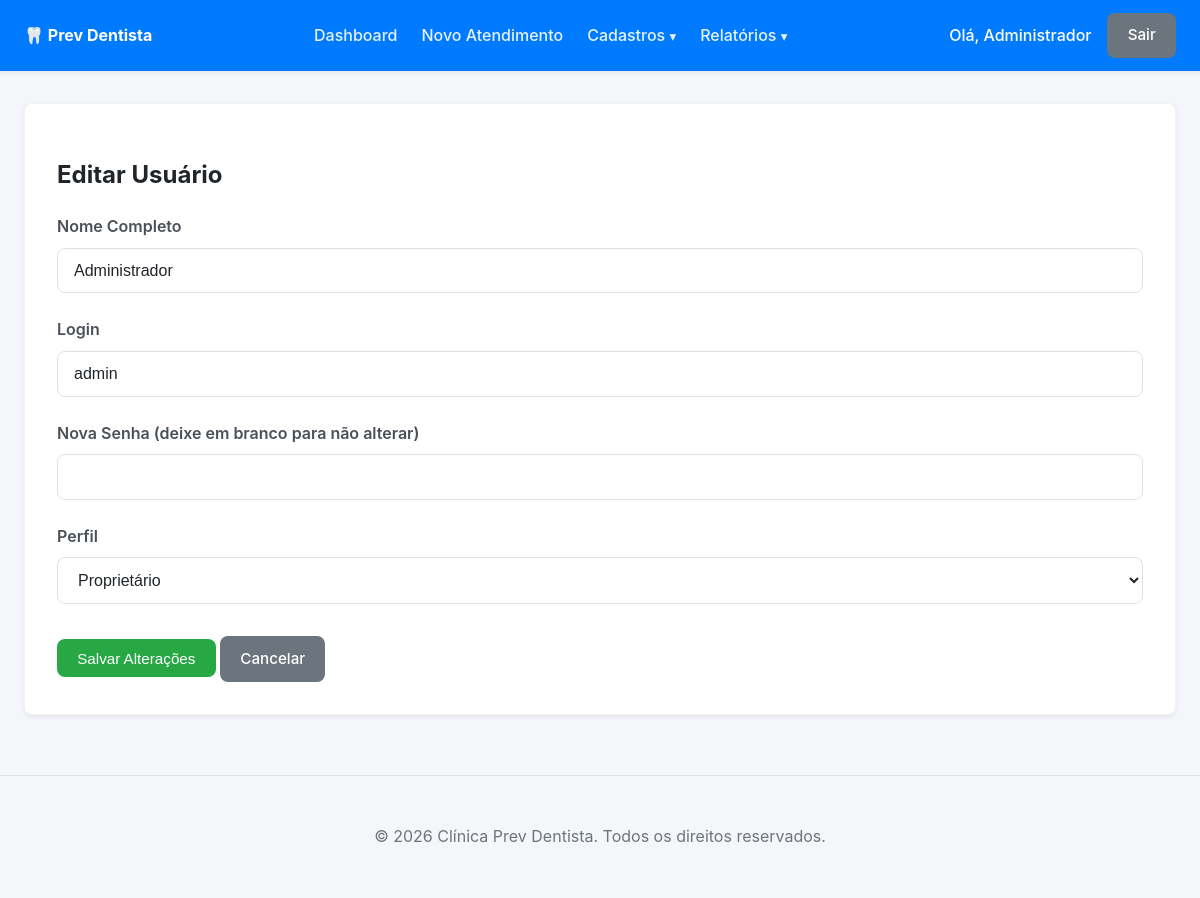
Screenshot of /editar_usuario.php?id=1 (signed in) with the database file from the repository.
### tables this page shows
CREATE TABLE IF NOT EXISTS `usuarios` (
  `id` int NOT NULL AUTO_INCREMENT,
  `nome` varchar(100) NOT NULL,
  `login` varchar(50) NOT NULL,
  `senha` varchar(255) NOT NULL,
  `perfil` enum('proprietario','recepcionista','dentista') NOT NULL,
  `criado_em` timestamp NULL DEFAULT CURRENT_TIMESTAMP,
  PRIMARY KEY (`id`),
  UNIQUE KEY `login` (`login`)
);

### editar_usuario.php (the view, shortened to what this page needs)
<?php
require_once 'config/database.php';
require_once 'views/header.php';
$user_id = $_GET['id'];
try {
    $stmt = $pdo->prepare("SELECT id, nome, login, perfil FROM usuarios WHERE id = ?");
    $stmt->execute([$user_id]);
    $usuario = $stmt->fetch();
} catch (Exception $e) {
    echo "<p class='error'>Erro ao buscar usuário: " . $e->getMessage() . "</p>";
    require_once 'views/footer.php';
    exit;
}
?>
<div class="card">
    <h2>Editar Usuário</h2>
    <form action="<?= BASE_URL ?>actions/salvar_usuario.php" method="POST" style="margin-top: 1rem;">
        <div class="form-group">
            <label for="nome">Nome Completo</label>
            <input type="text" name="nome" id="nome" value="<?= htmlspecialchars($usuario['nome']) ?>" required>
        </div>
        <div class="form-group">
            <label for="login">Login</label>
            <input type="text" name="login" id="login" value="<?= htmlspecialchars($usuario['login']) ?>" required>
        </div>
        <div class="form-group">
            <label for="senha">Nova Senha (deixe em branco para não alterar)</label>
            <input type="password" name="senha" id="senha">
        </div>
        <div class="form-group">
            <label for="perfil">Perfil</label>
            <select name="perfil" id="perfil" required>
                <option value="proprietario" <?= $usuario['perfil'] === 'proprietario' ? 'selected' : '' ?>>Proprietário</option>
            </select>
        </div>
        <div style="margin-top: 2rem;">
            <button type="submit" class="btn btn-success">Salvar Alterações</button>
            <a href="usuarios.php" class="btn btn-secondary">Cancelar</a>
        </div>
    </form>
</div>
<?php require_once 'views/footer.php'; ?>

### assets/css/style.css (style rules this page uses)
:root { --primary-color: #007bff; --primary-dark: #0056b3; --secondary-color: #6c757d; --success-color: #28a745; --danger-color: #dc3545; --warning-color: #ffc107; --info-color: #17a2b8; --background-color: #f4f6f9; --card-bg: #ffffff; --text-color: #212529; --text-muted: #6c757d; --border-color: #dee2e6; --navbar-bg: #ffffff; --shadow-sm: 0 0.125rem 0.25rem rgba(0, 0, 0, 0.075); --shadow-md: 0 0.5rem 1rem rgba(0, 0, 0, 0.15); --border-radius: 0.5rem; }
body { font-family: -apple-system, BlinkMacSystemFont, "Segoe UI", Roboto, "Helvetica Neue", Arial, sans-serif; background-color: var(--background-color); color: var(--text-color); margin: 0; padding: 0; line-height: 1.6; }
.btn { padding: 0.6rem 1.2rem; border: 1px solid transparent; border-radius: var(--border-radius); cursor: pointer; font-size: 0.95rem; font-weight: 500; text-decoration: none; display: inline-block; transition: all 0.2s; text-align: center; }
.btn-secondary { background-color: var(--secondary-color); color: white; }
.btn-success { background-color: var(--success-color); color: white; }
.card { background-color: var(--card-bg); border-radius: var(--border-radius); box-shadow: var(--shadow-sm); padding: 2rem; margin-bottom: 2rem; border: 1px solid rgba(0,0,0,0.05); transition: box-shadow 0.3s ease; }
.form-group { margin-bottom: 1.5rem; }
label { display: block; margin-bottom: 0.5rem; font-weight: 600; color: #495057; }
input[type="text"], input[type="number"], input[type="password"], input[type="date"], input[type="month"], select, textarea { width: 100%; padding: 0.8rem 1rem; border: 1px solid var(--border-color); border-radius: var(--border-radius); box-sizing: border-box; font-size: 1rem; transition: border-color 0.2s, box-shadow 0.2s; background-color: #fff; color: var(--text-color); }

### rows the page displays
usuarios: nome "Administrador", login "admin", perfil "Proprietário"

### other values shown
$_SESSION['usuario_nome'] "Administrador"
